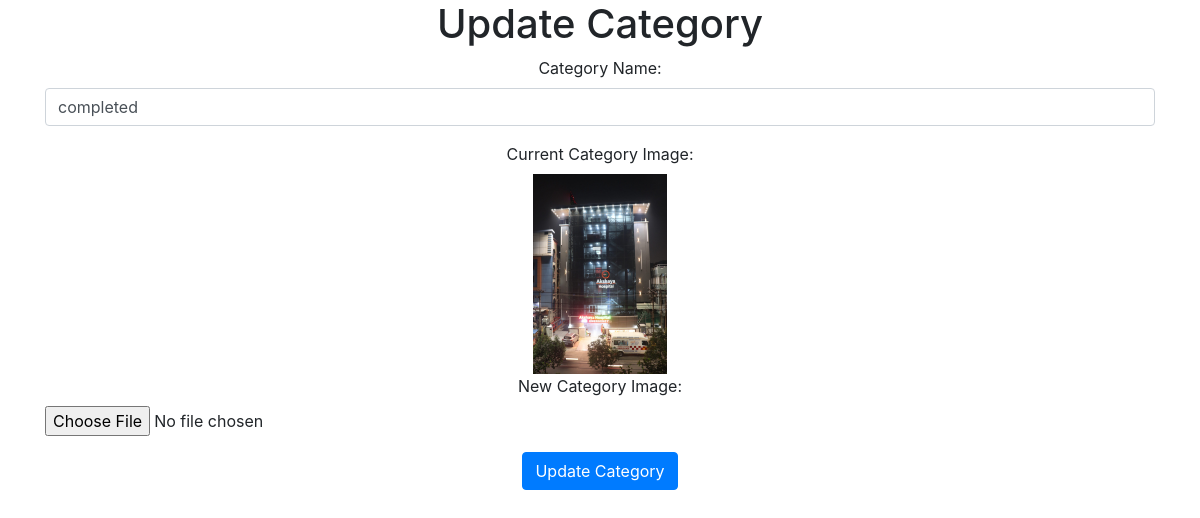
The app's page /admin/update_category.php?categoryid=1 with its own data.
### tables this page shows
CREATE TABLE `category` (
  `categoryid` int(11) NOT NULL,
  `categoryname` varchar(255) NOT NULL,
  `categoryImage` varchar(255) DEFAULT NULL
);

### admin/update_category.php (the view, shortened to what this page needs)
<!DOCTYPE html>
<html lang="en">
<head>
    <link rel="stylesheet" href="https://stackpath.bootstrapcdn.com/bootstrap/4.5.2/css/bootstrap.min.css">
</head>
<body>
<?php
if (isset($_GET['categoryid'])) {
    $categoryid = htmlspecialchars($_GET['categoryid']);
    $servername = "localhost";
    $username = "root";
    $password = "";
    $dbname = "srisuryo_srisuryodaya";
    $conn = new mysqli($servername, $username, $password, $dbname);
    $getCategoryQuery = "SELECT * FROM category WHERE categoryid = '$categoryid'";
    $result = $conn->query($getCategoryQuery);
    if ($result->num_rows > 0) {
        $row = $result->fetch_assoc();
        ?>
<div class="container text-center">
    <h1>Update Category</h1>
    <form method="post" action="update_category.php?categoryid=<?php echo $categoryid; ?>" enctype="multipart/form-data">
        <div class="form-group">
            <label for="categoryname">Category Name:</label>
            <input type="text" class="form-control" id="categoryname" name="categoryname" value="<?php echo $row["categoryname"]; ?>" required>
        </div>
        <div class="form-group">
            <label for="categoryimage">Current Category Image:</label><br>
            <img src="<?php echo $row["categoryImage"]; ?>" alt="Current Category Image" style="max-width: 200px; max-height: 200px;"><br>
            <label for="categoryimage">New Category Image:</label>
            <input type="file" class="form-control-file" id="categoryimage" name="categoryimage">
        </div>
        <input type="submit" class="btn btn-primary" value="Update Category">
    </form>
</div>
<?php
    } else {
        echo "Category not found";
    }
} else {
    echo "Invalid request.";
}
?>
</body>
</html>

### records on screen
category: categoryname "completed", categoryImage (picture)
